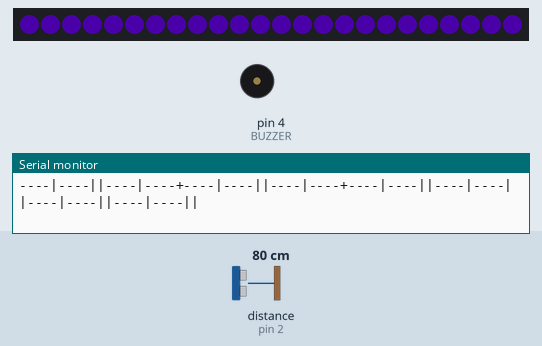
A sketch run on a simulated Arduino Uno, built with avr-gcc and run on an emulated ATmega328P. On the bench: 24 RGB LEDs in strip order, left to right, buzzer (waves = sounding), the last lines printed to the serial monitor. Wiring (inferred from the names in the program): ultrasonic range finder: trigger pin 3; echo pin 2. The inputs (shaded band) are chosen by the test bench; at power-on: distance to the obstacle (sensor on pin 2) 80 cm. The echo pulse lasts 58.3 µs per cm; dim RGB values are drawn brighter than linear.

Above: at 1.2 s.
1.3 s: distance to the obstacle (sensor on pin 2) set to 44 cm
2.8 s: distance to the obstacle (sensor on pin 2) set to 38 cm
At 3.01 s:
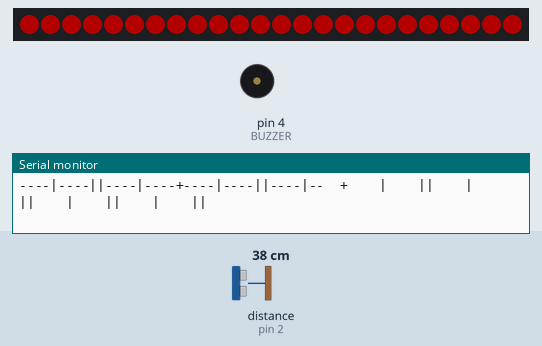
4.3 s: distance to the obstacle (sensor on pin 2) set to 2 cm
At 4.36 s:
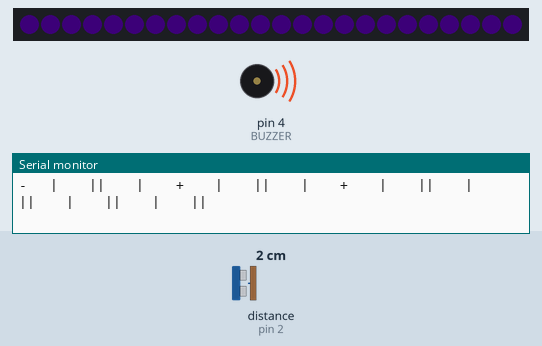
5.8 s: distance to the obstacle (sensor on pin 2) set to 18 cm
7.7 s: distance to the obstacle (sensor on pin 2) set to 22 cm
9.2 s: distance to the obstacle (sensor on pin 2) set to 60 cm
At 10.6 s:
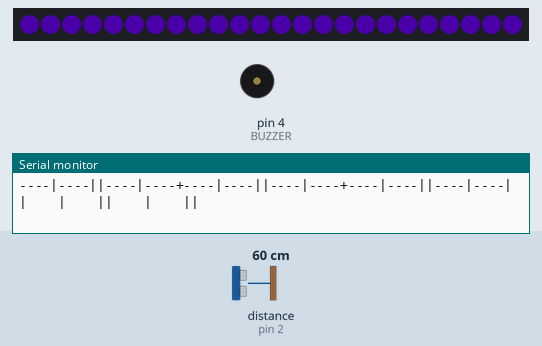
Timing chart, 0 to 11.7 s (numbered marks = the images above; inputs shaded):
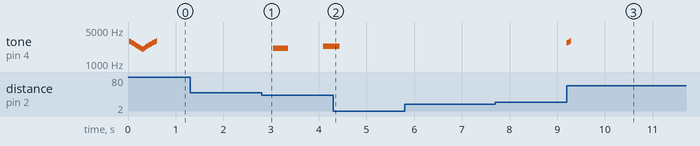

The sketch:

tiny-whoop-led-gate.ino
```cpp
#include <FastLED.h>

#define PULSE_TO_CM_DIVIDER 58 // from HC-SR04 User's Manual v1.0

#define TRIGGER 3 // Arduino Pin --> HC-SR04 Trig
#define ECHO 2    // Arduino Pin --> HC-SR04 Echo
#define LED_PIN 6
#define BUZZER 4

#define NUM_LEDS 24

#define MEASURE_INTERVAL 20 // milliseconds a measurement should happen, max. HC-SR04 is 50 per second
#define MIN_DISTANCE_CM 20
#define MAX_DISTANCE_CM 40

#define FLY_THROUGH_GRACE_PERIOD 1000

#define DEBUG 1

//--------------------------------


CRGB leds[NUM_LEDS];

unsigned long last_measured = 0;
unsigned long flyThroughAt = 0;
unsigned long time = 0;
int last_distance = 0;
bool flyThroughDetected = false;

void setup()
{
  pinMode(TRIGGER, OUTPUT);
  pinMode(ECHO, INPUT);
  pinMode(BUZZER, OUTPUT);
  digitalWrite(TRIGGER, HIGH); //Signal abschalten
  digitalWrite(TRIGGER, HIGH);

  Serial.begin(57600);

  FastLED.addLeds<WS2812, LED_PIN, GRB>(leds, NUM_LEDS);
  time = millis();
}

int getDistanceInCentimeter()
{
  digitalWrite(TRIGGER, LOW);
  delayMicroseconds(3);
  noInterrupts();
  digitalWrite(TRIGGER, HIGH);
  delayMicroseconds(10);
  digitalWrite(TRIGGER, LOW);
  long duration = pulseIn(ECHO, HIGH);
  interrupts();

  long distance = duration / PULSE_TO_CM_DIVIDER;
  return (distance);
}

unsigned long rounding_filter(unsigned long l)
{
  if (l % 10 > 5) return (l / 10) * 10 + 1;
  return (l / 10) * 10;
}

void makeNoise() {
  int delta = (time - flyThroughAt);
  if (delta > 500)
  {
    // flyThroughDetected = false;
    noTone(BUZZER);
  }
  else if (delta > 0)
  {
    tone(BUZZER, 2000 + abs(map(delta, 0, 500, -1000, 1000)));
  }

}

void makeLight() {
  int delta = (time - flyThroughAt);
  if (delta > 500)
  {
    for (int i = 0; i < NUM_LEDS; i++) {
      leds[i] = CHSV( 190, 255, 125);;
    }
    FastLED.show();
  }
  else if (delta > 400)
  {
    int value = abs(map(delta, 400, 500, 0, 125));

    for (int i = 0; i < NUM_LEDS; i++) {
      leds[i] = CHSV( 190, 255, value);

    }
    FastLED.show();
  }
  else if (delta > 100)
  {
    int value = 255 - abs(map(delta, 100, 400, -255, 255));

    for (int i = 0; i < NUM_LEDS; i++) {
      leds[i] = CHSV( 0, 255, value);

    }
    FastLED.show();
  }
  else if (delta > 0)
  {
    int value = abs(map(delta, 0, 100, 125, 0));

    for (int i = 0; i < NUM_LEDS; i++) {
      leds[i] = CHSV( 190, 255, value);

    }
    FastLED.show();
  }
}

void loop()
{
  time = millis();

  if ((time - last_measured) > MEASURE_INTERVAL)
  {
    last_measured = time;
    int distance = getDistanceInCentimeter();
    if (DEBUG)
    {
      //      Serial.write("distance:");
      //      Serial.print(distance, DEC);
      //      Serial.write(" cm\n");
      for (int i = 1; i <= 80; i++) {
        if (i == MAX_DISTANCE_CM || i == MIN_DISTANCE_CM) {
          Serial.write("+");
        }
        else if (i % 10 == 0) {
//          Serial.print(i, DEC);
          Serial.write("||");
        }
        else if (i % 5 == 0) {
          Serial.write("|");
        }
        else if (i <= distance) {
          Serial.write("-");
        }
        else {
          Serial.write(" ");
        }
      }
      Serial.write("\n");
    }

    //    distance = rounding_filter(distance);
    //    if (distance != last_distance && distance < MIN_DISTANCE_CM)
    if (MIN_DISTANCE_CM < distance && distance < MAX_DISTANCE_CM)
    {
      //      last_distance = distance;
      if (!flyThroughDetected)
      {
        flyThroughAt = time;
      }
      flyThroughDetected = true;
    }
  }

  if (flyThroughDetected)
  {
    int delta = (time - flyThroughAt);
    if (delta > FLY_THROUGH_GRACE_PERIOD)
    {
      flyThroughDetected = false;
    }
  }

  makeLight();
  makeNoise();

}
```

Measured:
- the behaviour switches between 41 and 40 cm on distance to the obstacle (sensor on pin 2) (found by bisection; images 0 and 1)
- after the input at 2.8 s, tone on pin 4 (BUZZER): silent → 2128 Hz after 0.25 s, → silent 0.31 s later, → 2300 Hz 0.74 s later
- after the input at 9.2 s, tone on pin 4 (BUZZER): plays 2716 Hz for 0.02 s, 2804 Hz for 0.02 s, 2884 Hz for 0.02 s, 2972 Hz for 0.01 s, starting at once
- by itself, tone on pin 4 (BUZZER): plays 2920 Hz for 0.03 s, 2836 Hz for 0.03 s, 2752 Hz for 0.03 s, 2668 Hz for 0.03 s, 2572 Hz for 0.03 s, 2484 Hz for 0.03 s … (23 notes in this stretch)
